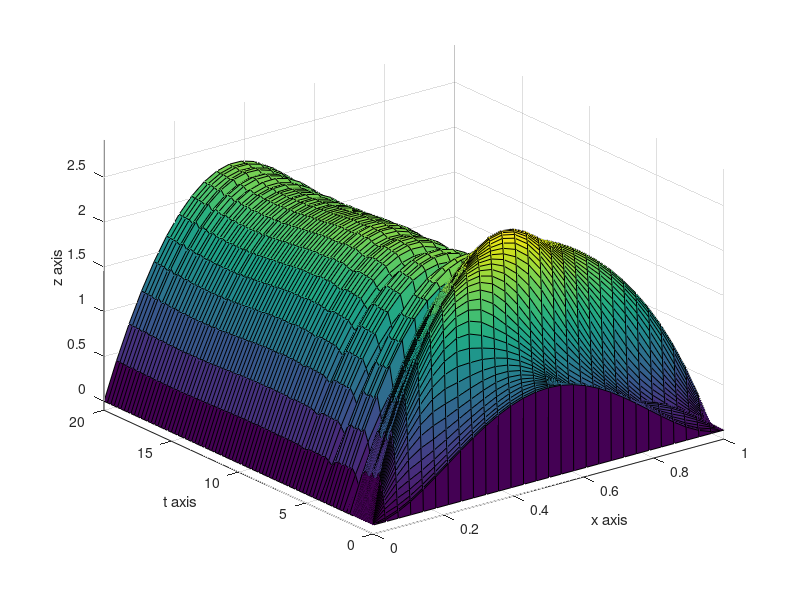

Write the MATLAB code that produced this figure. (Note: this script raises an error after producing the figure.)




load('surf_data.txt');

z= surf_data;

 
% x=linspace(0,1,30);
% lx=length(x);

x=z(:,1);


 t= 0:.025:20;
%t=linspace(0,6*pi,190);
lt=length(t);
figure

% tind=[1:20 22:4:lt];
% tplot=t(tind);
% 
% xind=1:2:lx;
% 
% xplot=  x(xind);
% 
%  z_plot=z(xind,tind)';
% 
% 
% set(0,'DefaultAxesFontSize', 20)
% 
% surf(xplot,tplot,z_plot)

%%%%%%%%%
tind=[1:60 61:10:lt];
tplot=t(tind);

% xind=1:2:lx;
% 
% xplot=  x(xind);



 z_plot=z(:,tind);
 
  z_plot(:,1)=zeros(size(x));
 
% z_plot(28,1)=0;


%set(0,'DefaultAxesFontSize', 20)

surf(x,tplot,z_plot')

%%%%%%%%

xlabel('x axis')
ylabel('t axis')
zlabel('z axis')



%  xlabel('x')
%   ylabel('t' )
%    zlabel('z','rotation',0)
%   
 axis([0,x(end),0,tplot(end),min(min(z_plot))-.1, max( max(z_plot))+.1])

grid on


%  print -deps2 plot_surf_dwave_setpt.eps

exportfig('Ex1_3_f6_surf.pdf',...
    'width',3.7,...
    'color','gray','Resolution',300,'FontMode','fixed','FontSize',10) 
  

 

 

load('y_data.txt');

vv=y_data;

ty=vv(:,1);

y=vv(:,2);

yr=vv(:,3);

d=vv(:,4);

Gamma=vv(:,5);

% yr=ones(size(ty));
% 
% set(0,'DefaultAxesFontSize', 20)

figure 
plot(ty,y,ty,yr,'--','LineWidth',2)

xlabel('t axis')
ylabel('y axis')

%  xlabel('t')
%   ylabel('y','rotation',0)

% xlabel('$t$','Interpreter','latex');
%  ylabel('$y$','Interpreter','latex','rotation',0);
  
  grid on
  
  axis([0,ty(end),min(min([y yr]))-.1 max(max([y yr]))+.1])
  
%   print -deps2 plot_y_dwave_setpt.eps

 % Export the figure.
exportfig('Ex1_3_f4_y.pdf',...
    'width',3.7,...
    'color','gray','Resolution',300,'FontMode','fixed','FontSize',10) 

  
  %%%%%%%%%%%%%%%%%%%%%%%%%%%%
  %%%%%%%%%%%%%%%%%%%%%%%%%%%%
  
  figure 
  
   
 e=y-yr;  
  
% set(0,'DefaultAxesFontSize', 20) 
 
 
 plot(ty,e,'LineWidth',2)

%  xlabel('t')
%   ylabel('e','rotation',0)

% xlabel('$t$','Interpreter','latex');
%  ylabel('$e$','Interpreter','latex','rotation',0);

xlabel('t axis')
ylabel('e axis')
  
  grid on
  
  axis([0,ty(end),min(e)-.1,max(e)+.1])
  
%   print -deps2 plot_e_dwave_setpt.eps
  
  
     % Export the figure.
exportfig('Ex1_3_f5_e.pdf',...
    'width',3.7,...
    'color','gray','Resolution',300,'FontMode','fixed','FontSize',10) 
  
  
  